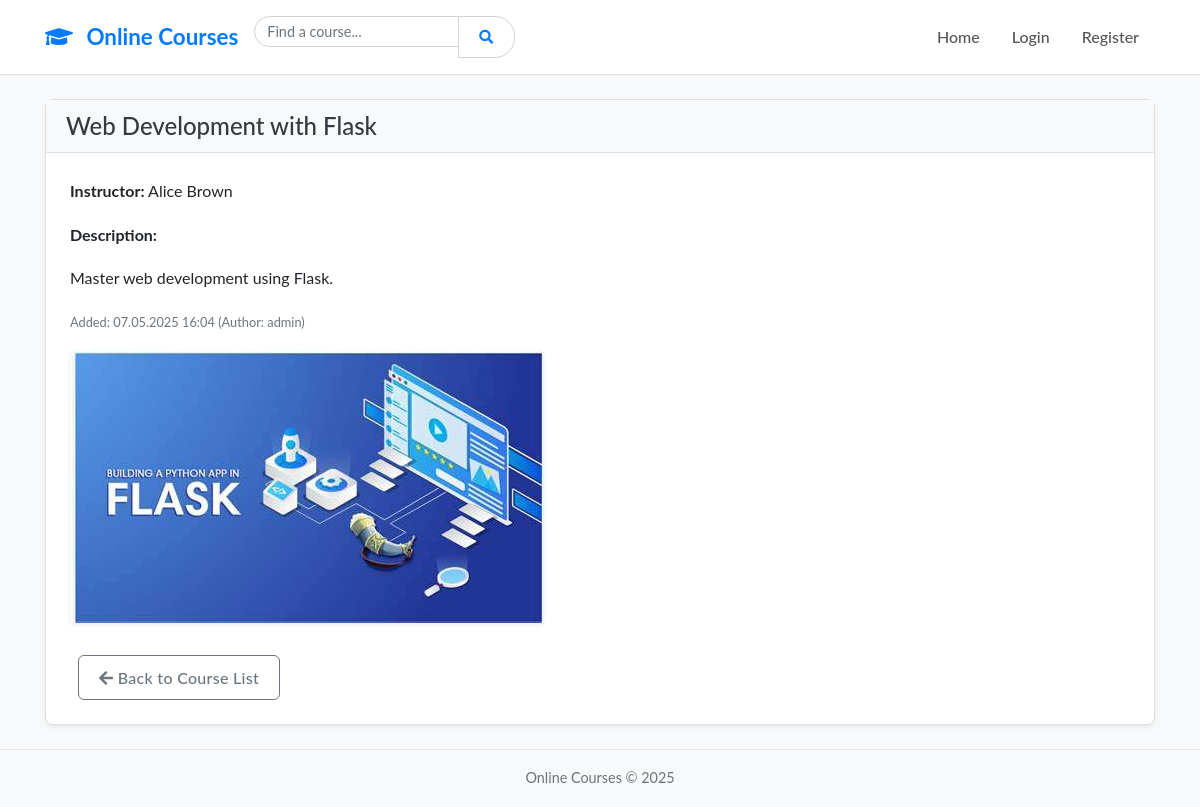
/course/3, run on the app's committed database.
### app/models.py (models this page shows, shortened)
class Course(db.Model):
    id = db.Column(db.Integer, primary_key=True)
    title = db.Column(db.String(150), index=True, nullable=False)
    description = db.Column(db.Text, nullable=False)
    instructor = db.Column(db.String(100), nullable=False)
    date_posted = db.Column(db.DateTime, nullable=False, default=datetime.utcnow)
    image_filename = db.Column(db.String(100), nullable=True)
    material_filename = db.Column(db.String(100), nullable=True)
    user_id = db.Column(db.Integer, db.ForeignKey('user.id'), nullable=False)

class User(UserMixin, db.Model):
    id = db.Column(db.Integer, primary_key=True)
    username = db.Column(db.String(64), index=True, unique=True, nullable=False)
    password_hash = db.Column(db.String(256), nullable=False)
    is_admin = db.Column(db.Boolean, default=False, nullable=False)
    courses = db.relationship('Course', backref='creator', lazy='dynamic', cascade="all, delete-orphan")

### app/courses/routes.py (the view)
@courses_bp.route('/course/<int:course_id>')
def course_detail(course_id):
    course = db.get_or_404(Course, course_id)
    return render_template('course_details.html', course=course, title=course.title)

### app/forms.py
class SearchForm(FlaskForm):
    query = StringField('Search Courses')
    submit = SubmitField('Search')

### app/main/routes.py (called while the page is built)
@main_bp.app_context_processor
def base():
    form = SearchForm()
    return dict(search_form=form)

### app/courses/templates/course_details.html (shortened to what this page needs)
{% extends "layout.html" %}
{% block content %}
<div class="card shadow-sm mb-4">
    <div class="card-header d-flex justify-content-between align-items-center">
        <h1 class="h4 mb-0">{{ course.title }}</h1>
    </div>
    <div class="card-body">
        <p><strong>Instructor:</strong> {{ course.instructor }}</p>
        <p><strong>Description:</strong></p>
        <p>{{ course.description | safe }}</p>
        <p><small class="text-muted">Added: {{ course.date_posted.strftime('%d.%m.%Y %H:%M') }} (Author: {{ course.creator.username }})</small></p>
        {% if course.image_filename %}
            <img src="{{ url_for('courses.uploaded_file', type='images', filename=course.image_filename) }}" alt="Course Image" class="img-fluid mb-3 rounded shadow-sm" style="max-height: 400px;">
        {% endif %}
        <div class="mt-3">
             <a href="{{ url_for('main.courses_view') }}" class="btn btn-outline-secondary ml-2"><i class="fas fa-arrow-left"></i> Back to Course List</a>
         </div>
    </div>
</div>
{% endblock %}

### app/static/style.css (style rules this page uses)
body { font-family: 'Lato', 'Helvetica Neue', Helvetica, Arial, sans-serif; background-color: #f8f9fa; color: #212529; line-height: 1.7; }
h1, h2, h3, h4, h5, h6 { font-weight: 300; color: #343a40; }
h1 { font-size: 2.2rem; }
.navbar .form-control { border-radius: 20px; border-color: #ced4da; font-size: 0.9rem; }
.card { border: 1px solid #e0e0e0; border-radius: 8px; box-shadow: 0 4px 12px rgba(0,0,0,0.08); transition: box-shadow 0.3s ease-in-out, transform 0.3s ease-in-out; }
.card-header { background-color: #f8f9fa; border-bottom: 1px solid #e0e0e0; font-size: 1.1rem; font-weight: 500; color: #343a40; }
.card-body { padding: 1.5rem; }
.btn { border-radius: 6px; font-weight: 500; padding: 0.6rem 1.25rem; transition: all 0.2s ease-in-out; letter-spacing: 0.3px; }
.btn-outline-secondary { color: #6c757d; border-color: #6c757d; }
.form-control { border-radius: 6px; border: 1px solid #ced4da; padding: 0.6rem 0.75rem; transition: border-color .15s ease-in-out,box-shadow .15s ease-in-out; }

### data on the page
Course: title "Web Development with Flask", instructor "Alice Brown", description "Master web development using Flask.", date_posted "07.05.2025 16:04", image_filename (picture)
User: creator.username "admin"
